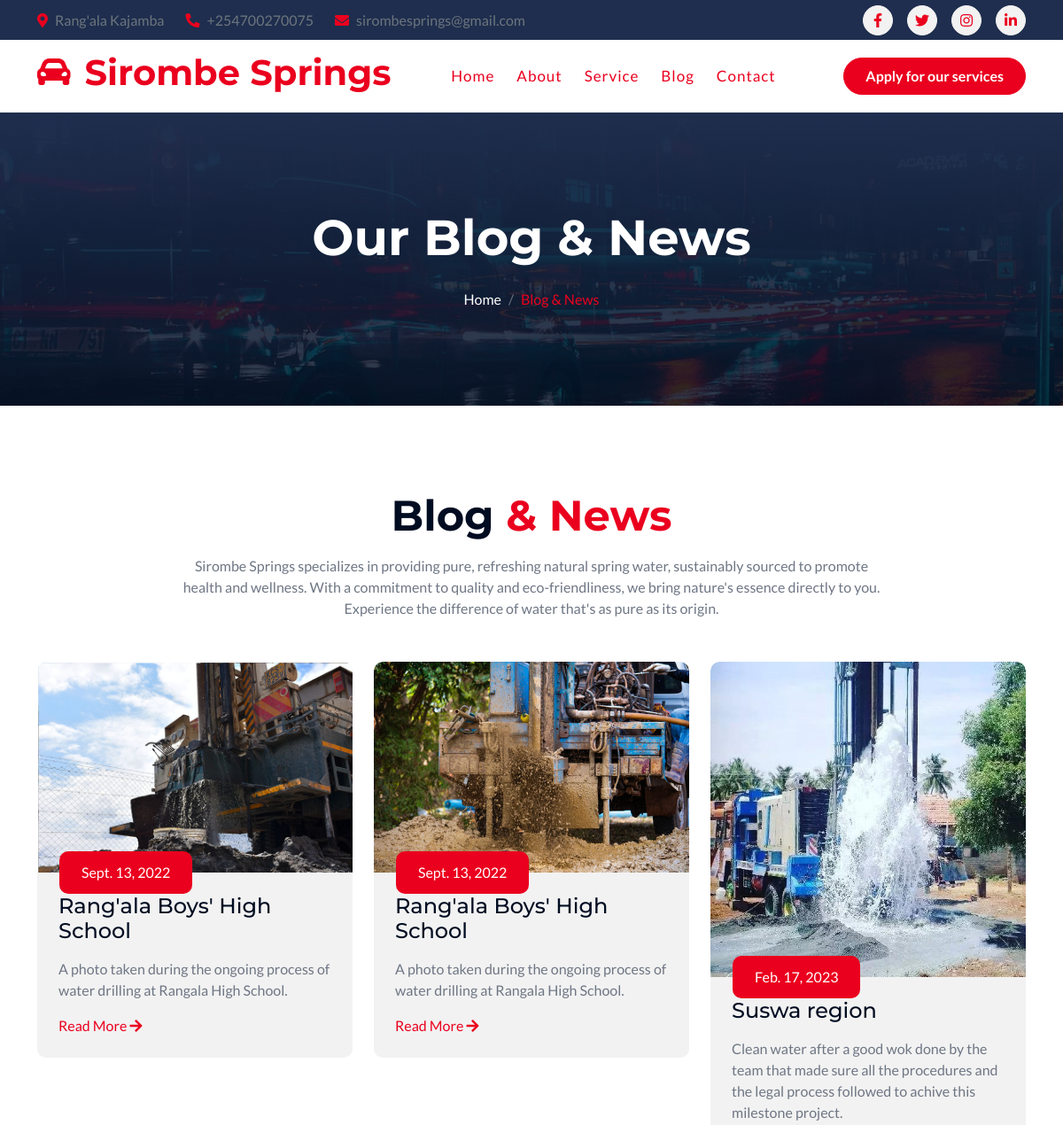
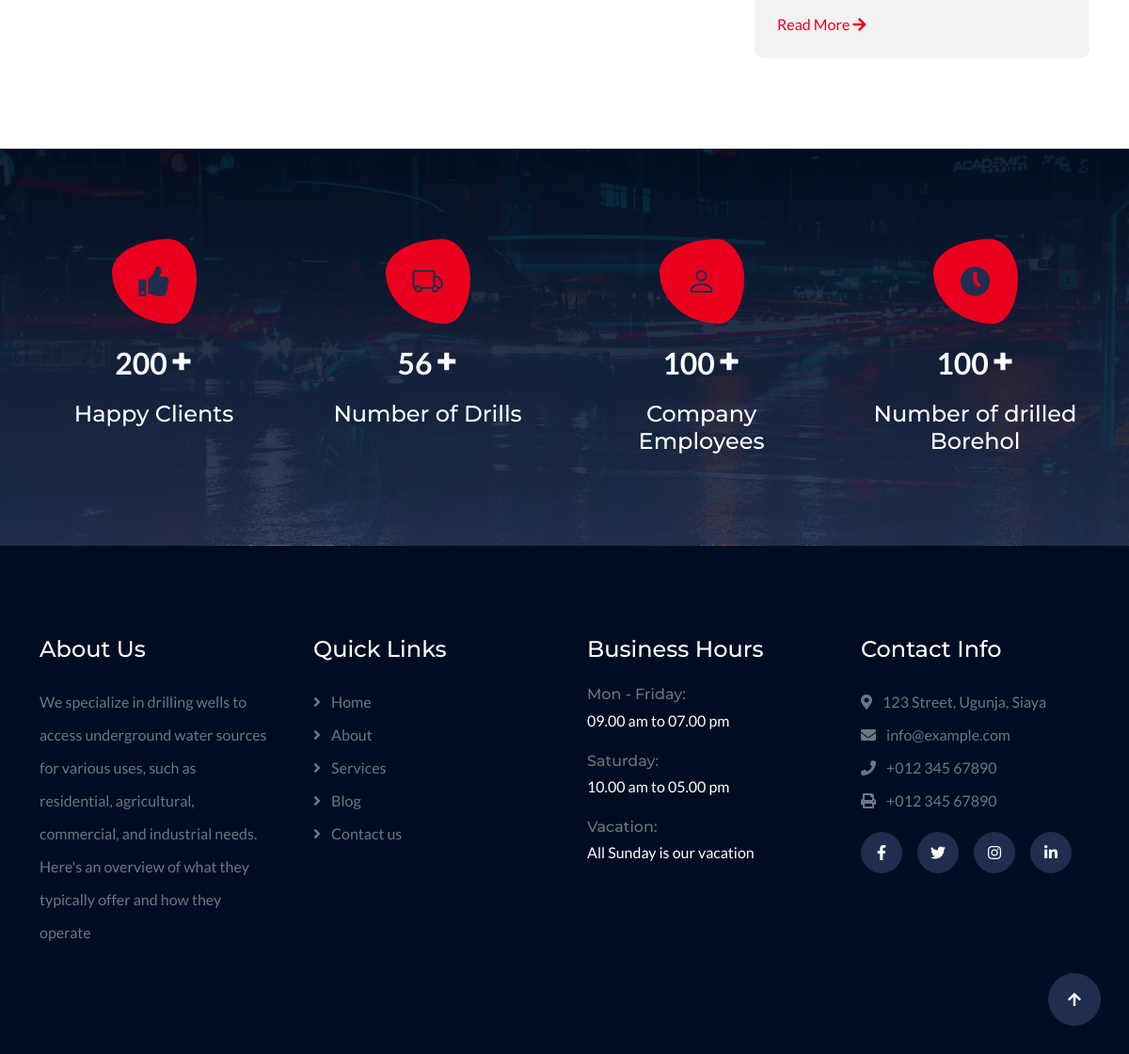
Page /blog on the committed database (2 pictures, top to bottom).
### welcome/models.py (models this page shows, shortened)
class blog_page(models.Model):
    date = models.DateField()
    blog_name = models.CharField(max_length=50, null=False, blank=False)
    blog_description = models.CharField(max_length=200, null=False, blank=False)
    image = models.ImageField(upload_to='uploads/blogs', default='uploads/blogs/blog.jpg')

### welcome/views.py (the view)
# urls.py: path('blog', views.blog),
def blog(request):
    blog1 = blog_page.objects.all()
    return render(request, 'blog.html', {'navbar': 'blog', 'blog1': blog1})

### welcome/templates/blog.html (shortened to what this page needs)
{% load static %}
<!DOCTYPE html>
<html lang="en">
<head>
    <link rel="stylesheet" href="https://use.fontawesome.com/releases/v5.15.4/css/all.css"/>
    <link href="https://cdn.jsdelivr.net/npm/bootstrap-icons@1.4.1/font/bootstrap-icons.css" rel="stylesheet">
    <link href="{% static 'lib/animate/animate.min.css' %}" rel="stylesheet">
    <link href="{% static 'lib/owlcarousel/assets/owl.carousel.min.css' %}" rel="stylesheet">
    <link href="{% static 'css/bootstrap.min.css' %}" rel="stylesheet">
    <link href="{% static 'css/style.css' %}" rel="stylesheet">
</head>
<body>
<div class="container-fluid topbar bg-secondary d-none d-xl-block w-100">
    <div class="container">
        <div class="row gx-0 align-items-center" style="height: 45px;">
            <div class="col-lg-6 text-center text-lg-start mb-lg-0">
                <div class="d-flex flex-wrap">
                    <a href="#" class="text-muted me-4"><i class="fas fa-map-marker-alt text-primary me-2"></i>Rang'ala
                        Kajamba</a>
                    <a href="tel:+254746280248" class="text-muted me-4"><i
                            class="fas fa-phone-alt text-primary me-2"></i>+254700270075</a>
                    <a href="omengomanuel@gmail.com" class="text-muted me-0"><i
                            class="fas fa-envelope text-primary me-2"></i>sirombesprings@gmail.com</a>
                </div>
            </div>
            <div class="col-lg-6 text-center text-lg-end">
                <div class="d-flex align-items-center justify-content-end">
                    <a href="#" class="btn btn-light btn-sm-square rounded-circle me-3"><i
                            class="fab fa-facebook-f"></i></a>
                    <a href="#" class="btn btn-light btn-sm-square rounded-circle me-3"><i
                            class="fab fa-twitter"></i></a>
                    <a href="#" class="btn btn-light btn-sm-square rounded-circle me-3"><i class="fab fa-instagram"></i></a>
                    <a href="#" class="btn btn-light btn-sm-square rounded-circle me-0"><i
                            class="fab fa-linkedin-in"></i></a>
                </div>
            </div>
        </div>
    </div>
</div>
<div class="container-fluid nav-bar sticky-top px-0 px-lg-4 py-2 py-lg-0">
    <div class="container">
        <nav class="navbar navbar-expand-lg navbar-light">
            <a href="" class="navbar-brand p-0">
                <h1 class="display-6 text-primary"><i class="fas fa-car-alt me-3"></i></i>Sirombe Springs</h1>
            </a>
            <div class="collapse navbar-collapse" id="navbarCollapse">
                <div class="navbar-nav mx-auto py-0">
                    <a href="/" class="nav-item nav-link active">Home</a>
                    <a href="/about" class="nav-item nav-link active">About</a>
                    <a href="/service" class="nav-item nav-link active">Service</a>
                    <a href="/blog" class="nav-item nav-link active">Blog</a>
                    <a href="/contact" class="nav-item nav-link active">Contact</a>
                </div>
                <a target="_blank" href="/signin" class="btn btn-primary rounded-pill py-2 px-4">Apply for our
                    services</a>
            </div>
        </nav>
    </div>
</div>
<div class="container-fluid bg-breadcrumb">
    <div class="container text-center py-5" style="max-width: 900px;">
        <h4 class="text-white display-4 mb-4 wow fadeInDown" data-wow-delay="0.1s">Our Blog & News</h4>
        <ol class="breadcrumb d-flex justify-content-center mb-0 wow fadeInDown" data-wow-delay="0.3s">
            <li class="breadcrumb-item"><a href="/">Home</a></li>
            <li class="breadcrumb-item active text-primary">Blog & News</li>
        </ol>
    </div>
</div>
<div class="container-fluid blog py-5">
    <div class="container py-5">
        <div class="text-center mx-auto pb-5 wow fadeInUp" data-wow-delay="0.1s" style="max-width: 800px;">
            <h1 class="display-5 text-capitalize mb-3">Blog<span class="text-primary">  & News</span></h1>
            <p class="mb-0">Sirombe Springs specializes in providing pure, refreshing natural spring water, sustainably
                sourced to promote health and wellness. With a commitment to quality and eco-friendliness, we bring
                nature's essence directly to you. Experience the difference of water that's as pure as its origin.
            </p>
        </div>
        <div class="row g-4">{% for b in blog1 %}
            <div class="col-lg-4 wow fadeInUp" data-wow-delay="0.1s">
                <div class="blog-item">
                    <div class="blog-img">
                        <img src="/media/{{ b.image }}" class="img-fluid rounded-top w-100" alt="Image">
                    </div>
                    <div class="blog-content rounded-bottom p-4">
                        <div class="blog-date">{{ b.date }}</div>
                        <a href="#" class="h4 d-block mb-3">{{ b.blog_name }}</a>
                        <p class="mb-3">{{ b.blog_description }}.</p>
                        <a href="#" class="">Read More <i class="fa fa-arrow-right"></i></a>
                    </div>
                </div>
            </div>{% endfor %}
        </div>
    </div>
</div>
<div class="container-fluid counter bg-secondary py-5">
    <div class="container py-5">
        <div class="row g-5">
            <div class="col-md-6 col-lg-6 col-xl-3 wow fadeInUp" data-wow-delay="0.1s">
                <div class="counter-item text-center">
                    <div class="counter-item-icon mx-auto">
                        <i class="fas fa-thumbs-up fa-2x"></i>
                    </div>
                    <div class="counter-counting my-3">
                        <span class="text-white fs-2 fw-bold" data-toggle="counter-up">200</span>
                        <span class="h1 fw-bold text-white">+</span>
                    </div>
                    <h4 class="text-white mb-0">Happy Clients</h4>
                </div>
            </div>
            <div class="col-md-6 col-lg-6 col-xl-3 wow fadeInUp" data-wow-delay="0.3s">
                <div class="counter-item text-center">
                    <div class="counter-item-icon mx-auto">
                        <i class="bi bi-truck fa-2x"></i>
                    </div>
                    <div class="counter-counting my-3">
                        <span class="text-white fs-2 fw-bold" data-toggle="counter-up">56</span>
                        <span class="h1 fw-bold text-white">+</span>
                    </div>
                    <h4 class="text-white mb-0">Number of Drills</h4>
                </div>
            </div>
            <div class="col-md-6 col-lg-6 col-xl-3 wow fadeInUp" data-wow-delay="0.5s">
                <div class="counter-item text-center">
                    <div class="counter-item-icon mx-auto">
                        <i class="bi bi-person fa-2x"></i>
                    </div>
                    <div class="counter-counting my-3">
                        <span class="text-white fs-2 fw-bold" data-toggle="counter-up">100</span>
                        <span class="h1 fw-bold text-white">+</span>
                    </div>
                    <h4 class="text-white mb-0">Company Employees</h4>
                </div>
            </div>
            <div class="col-md-6 col-lg-6 col-xl-3 wow fadeInUp" data-wow-delay="0.7s">
                <div class="counter-item text-center">
                    <div class="counter-item-icon mx-auto">
                        <i class="fas fa-clock fa-2x"></i>
                    </div>
                    <div class="counter-counting my-3">
                        <span class="text-white fs-2 fw-bold" data-toggle="counter-up">100</span>
                        <span class="h1 fw-bold text-white">+</span>
                    </div>
                    <h4 class="text-white mb-0">Number of drilled Borehol</h4>
                </div>
            </div>
        </div>
    </div>
</div>
<div class="container-fluid footer py-5 wow fadeIn" data-wow-delay="0.2s">
    <div class="container py-5">
        <div class="row g-5">
            <div class="col-md-6 col-lg-6 col-xl-3">
                <div class="footer-item d-flex flex-column">
                    <div class="footer-item">
                        <h4 class="text-white mb-4">About Us</h4>
                        <p class="mb-3">
                            We specialize in drilling wells to access underground water sources for various
                            uses, such as residential, agricultural, commercial, and industrial needs. Here's an
                            overview of what they typically offer and how they operate
                        </p>
                    </div>
                </div>
            </div>
            <div class="col-md-6 col-lg-6 col-xl-3">
                <div class="footer-item d-flex flex-column">
                    <h4 class="text-white mb-4">Quick Links</h4>
                    <a href="#"><i class="fas fa-angle-right me-2"></i> Home</a>
                    <a href="#"><i class="fas fa-angle-right me-2"></i> About</a>
                    <a href="#"><i class="fas fa-angle-right me-2"></i> Services</a>
                    <a href="#"><i class="fas fa-angle-right me-2"></i> Blog</a>
                    <a href="#"><i class="fas fa-angle-right me-2"></i> Contact us</a>
                </div>
            </div>
            <div class="col-md-6 col-lg-6 col-xl-3">
                <div class="footer-item d-flex flex-column">
                    <h4 class="text-white mb-4">Business Hours</h4>
                    <div class="mb-3">
                        <h6 class="text-muted mb-0">Mon - Friday:</h6>
                        <p class="text-white mb-0">09.00 am to 07.00 pm</p>
                    </div>
                    <div class="mb-3">
                        <h6 class="text-muted mb-0">Saturday:</h6>
                        <p class="text-white mb-0">10.00 am to 05.00 pm</p>
                    </div>
                    <div class="mb-3">
                        <h6 class="text-muted mb-0">Vacation:</h6>
                        <p class="text-white mb-0">All Sunday is our vacation</p>
                    </div>
                </div>
            </div>
            <div class="col-md-6 col-lg-6 col-xl-3">
                <div class="footer-item d-flex flex-column">
                    <h4 class="text-white mb-4">Contact Info</h4>
                    <a href="#"><i class="fa fa-map-marker-alt me-2"></i> 123 Street, Ugunja, Siaya</a>
                    <a href="mailto:info@example.com"><i class="fas fa-envelope me-2"></i> info@example.com</a>
                    <a href="tel:+012 345 67890"><i class="fas fa-phone me-2"></i> +012 345 67890</a>
                    <a href="tel:+012 345 67890" class="mb-3"><i class="fas fa-print me-2"></i> +012 345 67890</a>
                    <div class="d-flex">
                        <a class="btn btn-secondary btn-md-square rounded-circle me-3" href=""><i
                                class="fab fa-facebook-f text-white"></i></a>
                        <a class="btn btn-secondary btn-md-square rounded-circle me-3" href=""><i
                                class="fab fa-twitter text-white"></i></a>
                        <a class="btn btn-secondary btn-md-square rounded-circle me-3" href=""><i
                                class="fab fa-instagram text-white"></i></a>
                        <a class="btn btn-secondary btn-md-square rounded-circle me-0" href=""><i
                                class="fab fa-linkedin-in text-white"></i></a>
                    </div>
                </div>
            </div>
        </div>
    </div>
</div>
<a href="#" class="btn btn-secondary btn-lg-square rounded-circle back-to-top"><i class="fa fa-arrow-up"></i></a>
</body>
</html>

### welcome/static/css/style.css (style rules this page uses)
.back-to-top { position: fixed; right: 30px; bottom: 30px; transition: 0.5s; z-index: 99; }
.btn { font-weight: 600; transition: .5s; }
.btn-sm-square { width: 34px; height: 34px; }
.btn-md-square { width: 44px; height: 44px; }
.btn-lg-square { width: 56px; height: 56px; }
.btn-square, .btn-sm-square, .btn-md-square, .btn-lg-square, .btn-xl-square { padding: 0; display: flex; align-items: center; justify-content: center; font-weight: normal; }
.btn.btn-primary { color: var(--bs-white); }
.btn.btn-secondary { color: var(--bs-white); }
.btn.btn-light { color: var(--bs-primary); }
.nav-bar { background: var(--bs-white); }
.sticky-top { transition: 1s; }
.navbar-light .navbar-nav .nav-link { position: relative; margin-right: 25px; padding: 35px 0; letter-spacing: 1px; color: var(--bs-dark); font-size: 17px; font-weight: 500; outline: none; transition: .5s; }
.sticky-top .navbar-light .navbar-nav .nav-link { padding: 20px 0; color: var(--bs-dark); }
.navbar-light .navbar-nav .nav-link:hover, .navbar-light .navbar-nav .nav-link.active { color: var(--bs-primary); }
.bg-breadcrumb { position: relative; overflow: hidden; background: linear-gradient(rgba(31, 46, 78, 1), rgba(0, 12, 33, 0.8)), url(../img/fact-bg.jpg); background-position: center top; background-repeat: no-repeat; background-size: cover; padding: 60px 0 60px 0; transition: 0.5s; }
.bg-breadcrumb .breadcrumb { position: relative; }
.bg-breadcrumb .breadcrumb .breadcrumb-item a { color: var(--bs-white); }
.counter { background: linear-gradient(rgba(0, 12, 33, 0.9), rgba(31, 46, 78, 0.9)), url(../img/fact-bg.jpg); background-position: center center; background-repeat: no-repeat; background-size: cover; }
.counter .counter-item .counter-item-icon { width: 90px; height: 90px; border-radius: 67% 33% 29% 71% / 39% 46% 54% 61%; display: flex; align-items: center; justify-content: center; color: var(--bs-secondary); background: var(--bs-primary); animation-name: icon-animat; animation-duration: 5s; animation-delay: 1s; animation-direction: alternate; animation-iteration-count: infinite; transition: 0.5s; }
.blog .blog-item { border-radius: 10px; transition: 0.5s; }
.blog .blog-item .blog-img { position: relative; overflow: hidden; border-top-left-radius: 10px; border-top-right-radius: 10px; }
.blog .blog-item .blog-img::after { content: ""; position: absolute; width: 100%; height: 0; bottom: 0; left: 0; background: rgba(255, 255, 255, 0.3); transition: 0.5s; }
.blog .blog-item .blog-img img { transition: 0.5s; }
.blog .blog-item .blog-content { position: relative; background: var(--bs-light); }
.blog .blog-item .blog-content .blog-date { position: absolute; top: 0; left: 25px; transform: translateY(-50%); padding: 12px 25px; border-radius: 10px; color: var(--bs-white); background: var(--bs-primary); }
.footer { background: var(--bs-dark); }
.footer .footer-item a { line-height: 35px; color: var(--bs-body); transition: 0.5s; }
.footer .footer-item p { line-height: 35px; }

### rows in the picture
blog_page: image (picture), date "Sept. 13, 2022", blog_name "Rang'ala Boys' High School", blog_description "A photo taken during the ongoing process of water drilling at Rangala High School"
blog_page: image (picture), date "Sept. 13, 2022", blog_name "Rang'ala Boys' High School", blog_description "A photo taken during the ongoing process of water drilling at Rangala High School"
blog_page: image (picture), date "Feb. 17, 2023", blog_name "Suswa region", blog_description "Clean water after a good wok done by the team that made sure all the procedures and the legal process followed to achive this milestone project"
